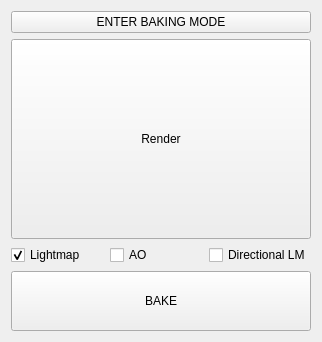
<?xml version="1.0" encoding="UTF-8"?>
<ui version="4.0">
 <class>Form</class>
 <widget class="QWidget" name="Form">
  <property name="geometry">
   <rect>
    <x>0</x>
    <y>0</y>
    <width>316</width>
    <height>329</height>
   </rect>
  </property>
  <property name="windowTitle">
   <string>Form</string>
  </property>
  <layout class="QGridLayout" name="gridLayoutMain">
   <item row="0" column="0">
    <widget class="QPushButton" name="ui_btn_bakeMode">
     <property name="sizePolicy">
      <sizepolicy hsizetype="Expanding" vsizetype="Fixed">
       <horstretch>0</horstretch>
       <verstretch>0</verstretch>
      </sizepolicy>
     </property>
     <property name="minimumSize">
      <size>
       <width>0</width>
       <height>22</height>
      </size>
     </property>
     <property name="maximumSize">
      <size>
       <width>16777215</width>
       <height>24</height>
      </size>
     </property>
     <property name="toolTip">
      <string>&lt;html&gt;&lt;head/&gt;&lt;body&gt;&lt;p&gt;Prepares the scene for baking.&lt;/p&gt;&lt;/body&gt;&lt;/html&gt;</string>
     </property>
     <property name="text">
      <string>ENTER BAKING MODE</string>
     </property>
     <property name="checkable">
      <bool>true</bool>
     </property>
    </widget>
   </item>
   <item row="1" column="0">
    <widget class="QPushButton" name="pushButton">
     <property name="sizePolicy">
      <sizepolicy hsizetype="Expanding" vsizetype="Expanding">
       <horstretch>0</horstretch>
       <verstretch>0</verstretch>
      </sizepolicy>
     </property>
     <property name="minimumSize">
      <size>
       <width>300</width>
       <height>200</height>
      </size>
     </property>
     <property name="text">
      <string>Render</string>
     </property>
     <property name="flat">
      <bool>false</bool>
     </property>
    </widget>
   </item>
   <item row="2" column="0">
    <layout class="QHBoxLayout" name="horizontalLayout_2">
     <item>
      <widget class="QCheckBox" name="ui_chb_bakeLightMap">
       <property name="text">
        <string>Lightmap</string>
       </property>
       <property name="checked">
        <bool>true</bool>
       </property>
      </widget>
     </item>
     <item>
      <widget class="QCheckBox" name="ui_chb_bakeAO">
       <property name="text">
        <string>AO</string>
       </property>
      </widget>
     </item>
     <item>
      <widget class="QCheckBox" name="ui_chb_bakeDirectionalLM">
       <property name="text">
        <string>Directional LM</string>
       </property>
      </widget>
     </item>
    </layout>
   </item>
   <item row="3" column="0">
    <layout class="QHBoxLayout" name="horizontalLayout">
     <item>
      <widget class="QPushButton" name="ui_btn_BakeLightmap">
       <property name="minimumSize">
        <size>
         <width>150</width>
         <height>60</height>
        </size>
       </property>
       <property name="text">
        <string>BAKE</string>
       </property>
      </widget>
     </item>
    </layout>
   </item>
  </layout>
  <zorder>ui_lst_lmLayers</zorder>
  <zorder>ui_btn_BakeLightmap</zorder>
  <zorder>layoutWidget</zorder>
  <zorder>ui_btn_bakeMode</zorder>
  <zorder>ui_chb_bakeDirectionalLM</zorder>
 </widget>
 <resources/>
 <connections/>
</ui>
